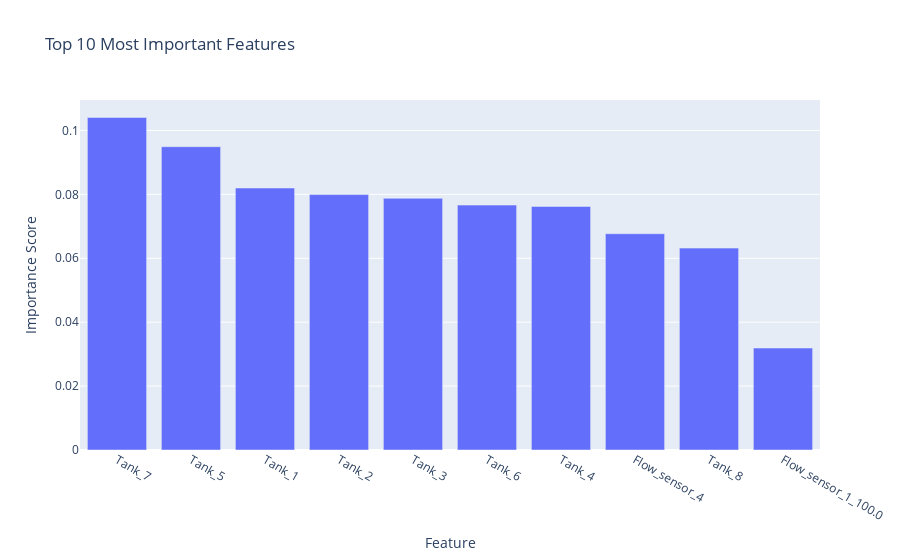

The code cell stored with this chart in its notebook:
### Code cell
# Plot feature importance
feature_importance = pd.DataFrame(
    list(binary_results['feature_importance'].items()),
    columns=['Feature', 'Importance']
).sort_values('Importance', ascending=False).head(10)

fig = go.Figure(data=[
    go.Bar(x=feature_importance['Feature'],
           y=feature_importance['Importance'])
])

fig.update_layout(
    title='Top 10 Most Important Features',
    xaxis_title='Feature',
    yaxis_title='Importance Score'
)

fig.show()

### Figure 1 — Plotly figure (JSON) as saved in the notebook; plotly's stock layout.template omitted (floating-point values rounded to 4 significant figures)
{"data": [{"type": "bar", "x": ["Tank_7", "Tank_5", "Tank_1", "Tank_2", "Tank_3", "Tank_6", "Tank_4", "Flow_sensor_4", "Tank_8", "Flow_sensor_1_100.0"], "y": [0.1041, 0.09492, 0.08199, 0.07993, 0.07875, 0.07665, 0.07622, 0.06768, 0.06318, 0.03191]}], "layout": {"title": {"text": "Top 10 Most Important Features"}, "xaxis": {"title": {"text": "Feature"}}, "yaxis": {"title": {"text": "Importance Score"}}}}
